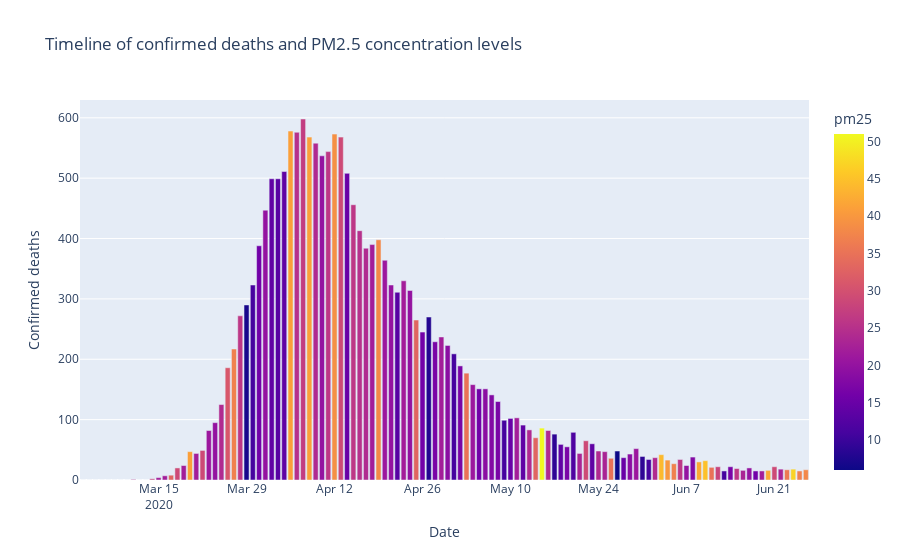

Write notebook code for a chart like this one.
### Code cell
# 4.2.3) Timeline of confirmed deaths and PM2.5 concentration levels
fig = px.bar(df_final.sort_values('death', ascending = False), 
       x = "date", y = "death", color = 'pm25', 
       title = 'Timeline of confirmed deaths and PM2.5 concentration levels',
       color_discrete_sequence = px.colors.qualitative.Vivid)

fig.update_traces(textposition = 'outside')
fig.update_layout(uniformtext_minsize = 8, uniformtext_mode = 'hide', xaxis_title = 'Date', yaxis_title = 'Confirmed deaths')
fig.show()
